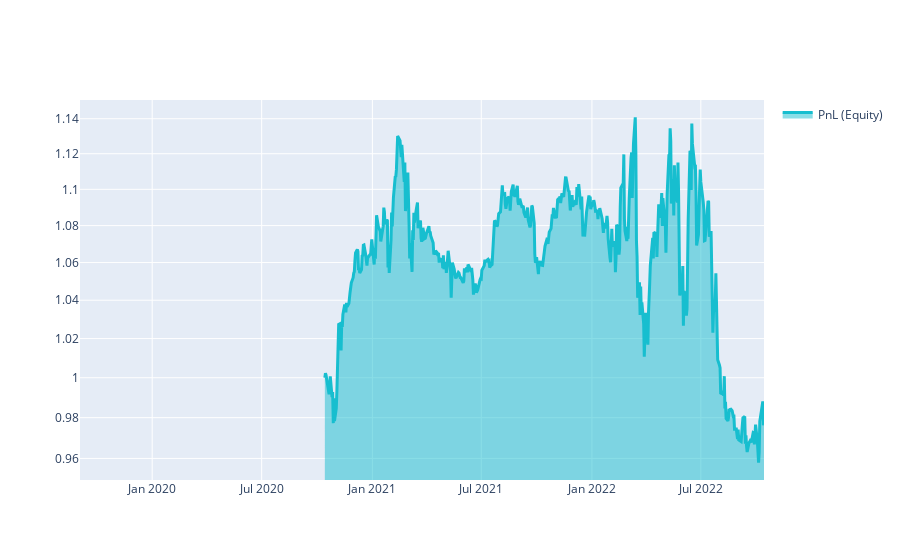

Notebook code cell kept with this figure:
### Markdown cell above
# Q18 Quick Start

This template shows you the basic steps for taking part to the **Q18 NASDAQ-100 Stock Long-Short contest**.

### Code cell
import xarray as xr

import qnt.ta as qnta
import qnt.data as qndata
import qnt.output as qnout
import qnt.stats as qns

data = qndata.stocks.load_ndx_data(min_date="2019-09-01")

close     = data.sel(field="close")
is_liquid = data.sel(field="is_liquid")
sma_slow  = qnta.sma(close, 101)
sma_fast  = qnta.sma(close, 24)
weights   = xr.where(sma_slow < sma_fast, 1, -1)
weights   = weights * is_liquid

weights = qnout.clean(weights, data, "stocks_nasdaq100")

# calc stats
stats = qns.calc_stat(data, weights.sel(time=slice("2020-10-14", None)))
display(stats.to_pandas().tail())

# graph
performance = stats.to_pandas()["equity"]
import qnt.graph as qngraph

qngraph.make_plot_filled(performance.index, performance, name="PnL (Equity)", type="log")

### Figure 1 — Plotly figure (JSON) as saved in the notebook; plotly's stock layout.template omitted (floating-point values rounded to 4 significant figures; data arrays with more than 128 entries replaced by an {"elided": "..."} marker saying what was removed)
{"data": [{"fill": "tonexty", "line": {"color": "#17BECF", "width": 3}, "name": "PnL (Equity)", "type": "scatter", "x": {"elided": "787 str values"}, "y": {"elided": "787 float values"}}], "layout": {"autosize": true, "showlegend": true, "xaxis": {"autorange": true, "range": ["2019-09-03", "2022-10-14"], "type": "date"}, "yaxis": {"range": [-0.02247, 0.06102], "type": "log"}}}
